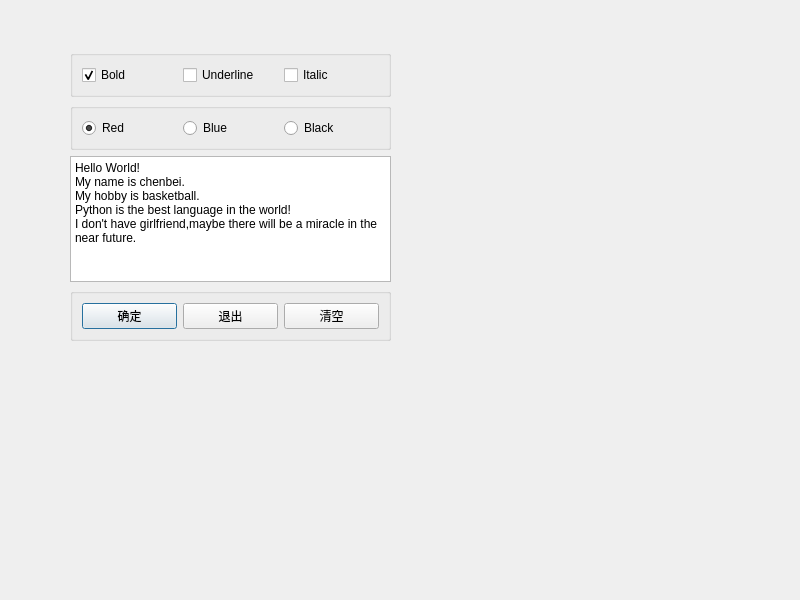
<?xml version="1.0" encoding="UTF-8"?>
<ui version="4.0">
 <class>NormalDialog</class>
 <widget class="QDialog" name="NormalDialog">
  <property name="geometry">
   <rect>
    <x>0</x>
    <y>0</y>
    <width>800</width>
    <height>600</height>
   </rect>
  </property>
  <property name="windowTitle">
   <string>NormalDialog</string>
  </property>
  <widget class="QWidget" name="layoutWidget">
   <property name="geometry">
    <rect>
     <x>70</x>
     <y>50</y>
     <width>321</width>
     <height>291</height>
    </rect>
   </property>
   <layout class="QVBoxLayout" name="verticalLayout">
    <item>
     <widget class="QGroupBox" name="StyleBox">
      <property name="title">
       <string/>
      </property>
      <layout class="QHBoxLayout" name="StyleLayout">
       <property name="spacing">
        <number>6</number>
       </property>
       <property name="bottomMargin">
        <number>9</number>
       </property>
       <item>
        <widget class="QCheckBox" name="Bold">
         <property name="text">
          <string>Bold</string>
         </property>
         <property name="checked">
          <bool>true</bool>
         </property>
        </widget>
       </item>
       <item>
        <widget class="QCheckBox" name="Underline">
         <property name="text">
          <string>Underline</string>
         </property>
         <property name="checked">
          <bool>false</bool>
         </property>
        </widget>
       </item>
       <item>
        <widget class="QCheckBox" name="Italic">
         <property name="text">
          <string>Italic</string>
         </property>
         <property name="checked">
          <bool>false</bool>
         </property>
         <property name="autoRepeat">
          <bool>false</bool>
         </property>
        </widget>
       </item>
      </layout>
     </widget>
    </item>
    <item>
     <widget class="QGroupBox" name="ColorBox">
      <property name="title">
       <string/>
      </property>
      <layout class="QHBoxLayout" name="ColorLayout">
       <item>
        <widget class="QRadioButton" name="Red">
         <property name="text">
          <string>Red</string>
         </property>
         <property name="checked">
          <bool>true</bool>
         </property>
        </widget>
       </item>
       <item>
        <widget class="QRadioButton" name="Blue">
         <property name="text">
          <string>Blue</string>
         </property>
         <property name="checked">
          <bool>false</bool>
         </property>
        </widget>
       </item>
       <item>
        <widget class="QRadioButton" name="Black">
         <property name="text">
          <string>Black</string>
         </property>
        </widget>
       </item>
      </layout>
     </widget>
    </item>
    <item>
     <widget class="QPlainTextEdit" name="plainTextEdit">
      <property name="plainText">
       <string>Hello World!
My name is chenbei.
My hobby is basketball.
Python is the best language in the world!
I don't have girlfriend,maybe there will be a miracle in the near future.</string>
      </property>
     </widget>
    </item>
    <item>
     <widget class="QGroupBox" name="ButtonBox">
      <property name="title">
       <string/>
      </property>
      <layout class="QHBoxLayout" name="ButtonLayout">
       <item>
        <widget class="QPushButton" name="Sure">
         <property name="text">
          <string>确定</string>
         </property>
        </widget>
       </item>
       <item>
        <widget class="QPushButton" name="DropOut">
         <property name="text">
          <string>退出</string>
         </property>
        </widget>
       </item>
       <item>
        <widget class="QPushButton" name="Clear">
         <property name="text">
          <string>清空</string>
         </property>
        </widget>
       </item>
      </layout>
     </widget>
    </item>
   </layout>
  </widget>
 </widget>
 <resources/>
 <connections>
  <connection>
   <sender>Sure</sender>
   <signal>clicked()</signal>
   <receiver>NormalDialog</receiver>
   <slot>accept()</slot>
   <hints>
    <hint type="sourcelabel">
     <x>156</x>
     <y>315</y>
    </hint>
    <hint type="destinationlabel">
     <x>33</x>
     <y>386</y>
    </hint>
   </hints>
  </connection>
  <connection>
   <sender>DropOut</sender>
   <signal>clicked()</signal>
   <receiver>NormalDialog</receiver>
   <slot>close()</slot>
   <hints>
    <hint type="sourcelabel">
     <x>236</x>
     <y>322</y>
    </hint>
    <hint type="destinationlabel">
     <x>237</x>
     <y>359</y>
    </hint>
   </hints>
  </connection>
 </connections>
</ui>
